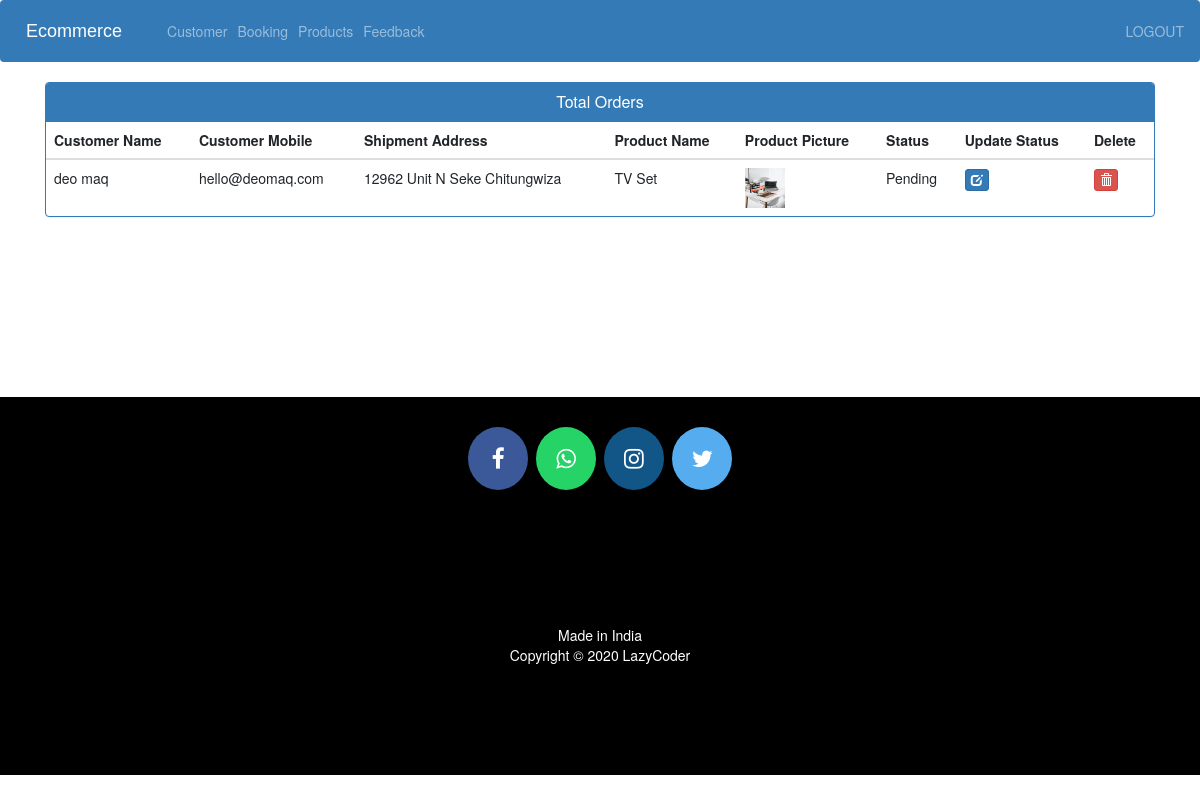
The page /admin-view-booking (signed in) on the database as committed earlier.
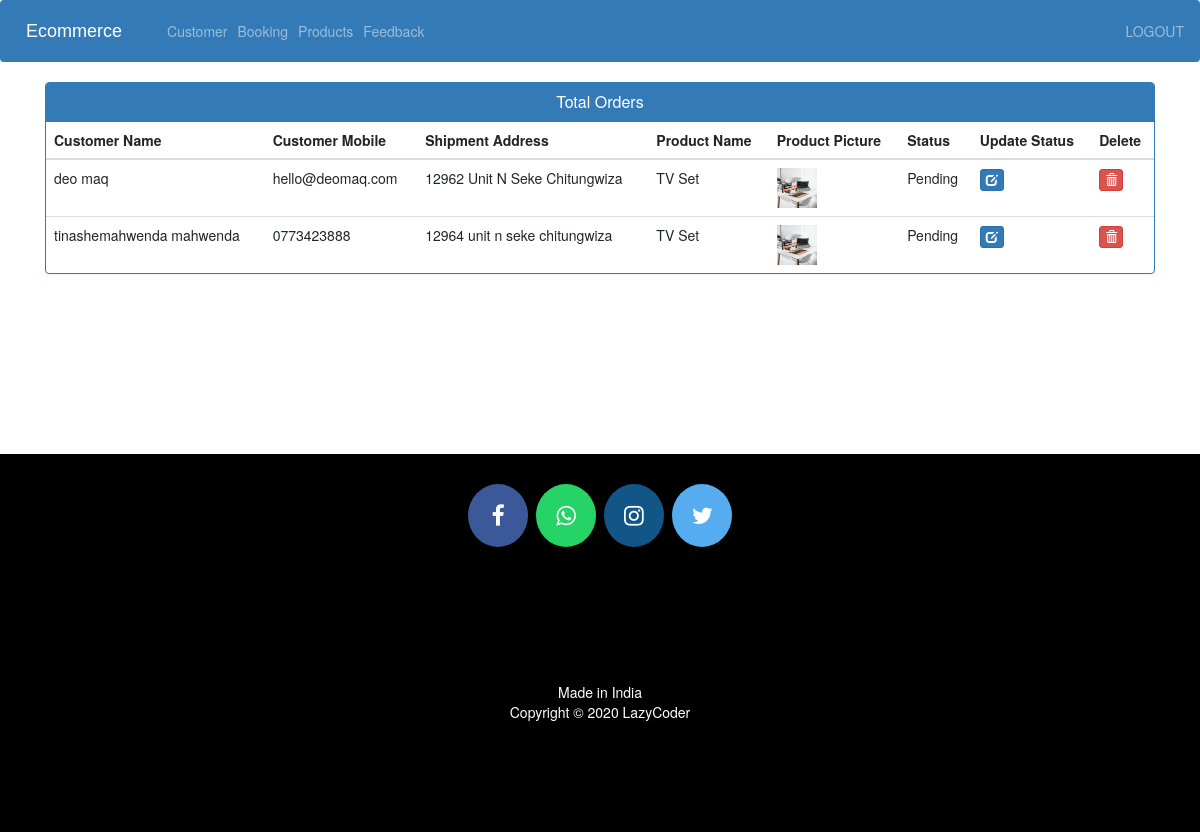
The same page on the database as committed later.
### ecom/models.py (models this page shows, shortened)
class Customer(models.Model):
    user=models.OneToOneField(User,on_delete=models.CASCADE)
    profile_pic= models.ImageField(upload_to='profile_pic/CustomerProfilePic/',null=True,blank=True)
    address = models.CharField(max_length=40)
    mobile = models.CharField(max_length=20,null=False)
    @property
    def get_name(self):
        return self.user.first_name+" "+self.user.last_name

class Orders(models.Model):
    STATUS =(
        ('Pending','Pending'),
        ('Order Confirmed','Order Confirmed'),
        ('Out for Delivery','Out for Delivery'),
        ('Delivered','Delivered'),
    )
    customer=models.ForeignKey('Customer', on_delete=models.CASCADE,null=True)
    product=models.ForeignKey('Product',on_delete=models.CASCADE,null=True)
    email = models.CharField(max_length=50,null=True)
    address = models.CharField(max_length=500,null=True)
    mobile = models.CharField(max_length=20,null=True)
    order_date= models.DateField(auto_now_add=True,null=True)
    status=models.CharField(max_length=50,null=True,choices=STATUS)

class Product(models.Model):
    name=models.CharField(max_length=40)
    product_image= models.ImageField(upload_to='product_image/',null=True,blank=True)
    price = models.PositiveIntegerField()
    description=models.CharField(max_length=40)

### ecom/views.py (the view)
# urls.py: path('admin-view-booking', views.admin_view_booking_view,name='admin-view-booking'),
@login_required(login_url='adminlogin')
def admin_view_booking_view(request):
    orders=models.Orders.objects.all()
    ordered_products=[]
    ordered_bys=[]
    for order in orders:
        ordered_product=models.Product.objects.all().filter(id=order.product.id)
        ordered_by=models.Customer.objects.all().filter(id = order.customer.id)
        ordered_products.append(ordered_product)
        ordered_bys.append(ordered_by)
    return render(request,'ecom/admin_view_booking.html',{'data':zip(ordered_products,ordered_bys,orders)})

### templates/ecom/admin_view_booking.html (shortened to what this page needs)
{% extends 'ecom/admin_base.html' %}
{% load static %}
{% block content %}
<head>
  <link href="//netdna.bootstrapcdn.com/bootstrap/3.0.0/css/bootstrap.min.css" rel="stylesheet" id="bootstrap-css">
</head>
<div class="container">
  <div class="panel panel-primary">
    <div class="panel-heading">
      <h6 class="panel-title">Total Orders</h6>
    </div>
    <table class="table table-hover" id="dev-table">
      <thead>
        <tr>
          <th>Customer Name</th>
          <th>Customer Mobile</th>
          <th>Shipment Address</th>
          <th>Product Name</th>
          <th>Product Picture</th>
          <th>Status</th>
          <th>Update Status</th>
          <th>Delete</th>
        </tr>
      </thead>
      {% for product,customer,order in data %}
      <tr>
        {% for c in customer %}
        <td> {{c.get_name}}</td>
        <td>{{c.mobile}}</td>
        <td>{{order.address}}</td>
        {% endfor %}
        {% for p in product %}
        <td> {{p.name}}</td>
        <td> <img src="{% static p.product_image.url %}" alt="Profile Pic" height="40px" width="40px" /></td>
        <td>{{order.status}}</td>
        <td><a class="btn btn-primary btn-xs" href="{% url 'update-order' order.id  %}"><span class="glyphicon glyphicon-edit"></span></a></td>
        <td><a class="btn btn-danger btn-xs" href="{% url 'delete-order' order.id  %}"><span class="glyphicon glyphicon-trash"></span></a></td>
        {% endfor %}
      </tr>
      {% endfor %}
    </table>
  </div>
</div>
{% endblock content %}

Rows that differ between the two databases and show on the page:
added Orders: address "12964 unit n seke chitungwiza", status "Pending", Product (name "TV Set", product_image (picture))
now on this page (row edited): Customer: get_name "tinashemahwenda mahwenda", mobile "0773423888"
